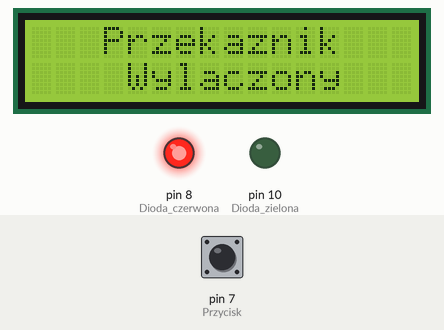
Recording of a sketch running on a simulated Arduino Uno, built with avr-gcc and run on an emulated ATmega328P. Shown: 16×2 character LCD, output pins drawn as LEDs (lit = HIGH). Dashed ring = blinking. The inputs (shaded band) are chosen by the test bench; at power-on: pin 7 (Przycisk) HIGH.

Above: at 1.2 s.
1.3 s: pin 7 (Przycisk) pulled LOW for 1 s
At 1.81 s:
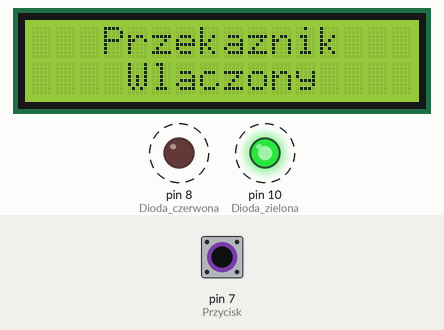
3.8 s: pin 7 (Przycisk) pulled LOW for 0.15 s
At 5.2 s:
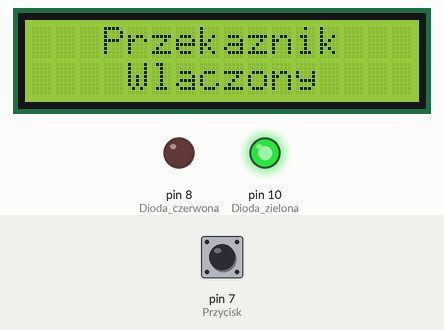
5.5 s: pin 7 (Przycisk) pulled LOW for 3.2 s
At 5.81 s:
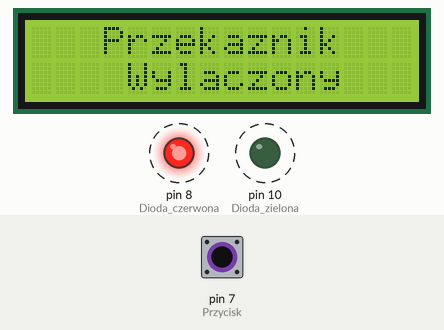
Timing chart, 0 to 10.3 s (numbered marks = the images above; inputs shaded):
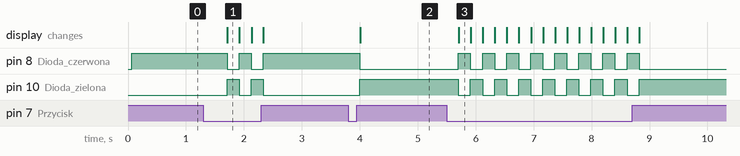

Measured:
- after the input at 1.3 s, pin 8 (Dioda_czerwona): alternates HIGH for 0.21 s and LOW for 0.21 s, 4 changes in all, then stays HIGH, starting after 0.41 s; pin 10 (Dioda_zielona): alternates HIGH for 0.21 s and LOW for 0.21 s, 4 changes in all, then stays LOW, starting after 0.41 s; the display: changes after 0.42 s (image 1)
- after the input at 3.8 s, pin 8 (Dioda_czerwona): HIGH → LOW after 0.20 s; pin 10 (Dioda_zielona): LOW → HIGH after 0.20 s; the display: changes after 0.21 s (image 2)
- after the input at 5.5 s, pin 8 (Dioda_czerwona): alternates HIGH for 0.21 s and LOW for 0.21 s, 16 changes in all, then stays LOW, starting after 0.20 s; pin 10 (Dioda_zielona): alternates HIGH for 0.21 s and LOW for 0.21 s, 16 changes in all, then stays HIGH, starting after 0.20 s; the display: changes after 0.21 s (image 3)

The sketch:

Button_ON_Button_OFF.ino
```cpp
#include <LiquidCrystal.h>
// załączona biblioteka LiquidCrystal
LiquidCrystal lcd(12, 11, 5, 4, 3, 2);
//Ustawienie pinow pod  wyswietlacz
int animationSpeed = 0;
boolean d1,d2;
//

void setup() {
   lcd.begin(16, 2);
  pinMode(10, OUTPUT); //Dioda zielona
  pinMode(8, OUTPUT); //Dioda czerwona
  pinMode(7, INPUT_PULLUP); //Przycisk

  digitalWrite(10, LOW); //Wyłączenie diod
  digitalWrite(8, HIGH); //Wyłączenie diod
  d1=true;
  d2=false;
  lcd.setCursor(0,0);
 		lcd.print("   Przekaznik         ");
    	lcd.setCursor(0,1);
    	lcd.print("    Wylaczony      ");
}

void loop() {

    if (digitalRead(7) == LOW) //Obsluga przycisku
  {

    delay(200); //Opoznienie

	if (d1) {
        lcd.clear(); //Czyszczenie ekranu
		digitalWrite(10, LOW);
		d1 = false;
		digitalWrite(8, HIGH);
		d2= true;
        lcd.setCursor(0,0);
 		lcd.print("   Przekaznik         ");
    	lcd.setCursor(0,1);
    	lcd.print("    Wylaczony      ");
	}

	else{
      lcd.clear();
		digitalWrite(10, HIGH);
		d1 = true;
		digitalWrite(8, LOW);
		d2= false;
        lcd.setCursor(0,0);
 		lcd.print("   Przekaznik         ");
		lcd.setCursor(0,1);
    	lcd.print("    Wlaczony      ");

	}
}
}
```
